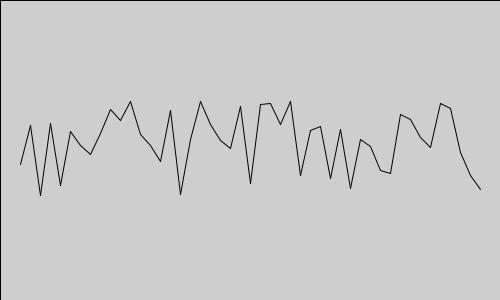
Frame 1 (no input)
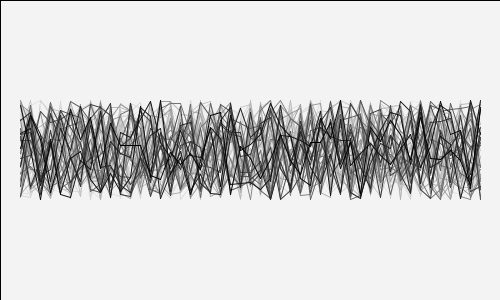
Frame 60 (the mouse pressed at the canvas centre just before this capture)
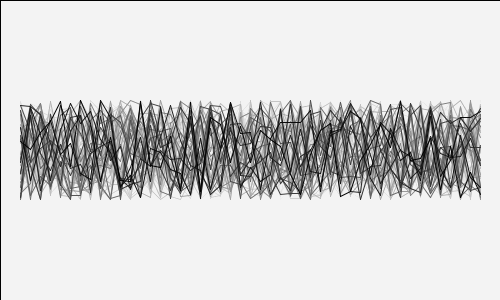
Frame 120 (the mouse held since frame 60 and released just before this capture)

The Processing sketch that drew these frames (run headless with seeded random() and noise(); from frame 60 on, the mouse is pressed at the canvas centre):

// Processing sketch: sketch_randomLines
// ── sketch_randomLines.pde
void setup() {
  size(500,300);
  stroke(0);
}
  void draw(){
    fill(255,10);
    rect(0,0,500,300);
    fill(0);
    //text("Louis",width/2,height/2);
    int step = 10;
    float lastX = -100;
    float lastY=-100;
    float y=50;
    int borderX =20;
    int borderY=100;
    for(int x=borderX; x<=width-borderX; x+=step){
      y=borderY + random(height-2*borderY);
      if(lastX > -50){
        line(x,y,lastX,lastY);
      }
      lastX=x;
      lastY=y;
  }
  }
